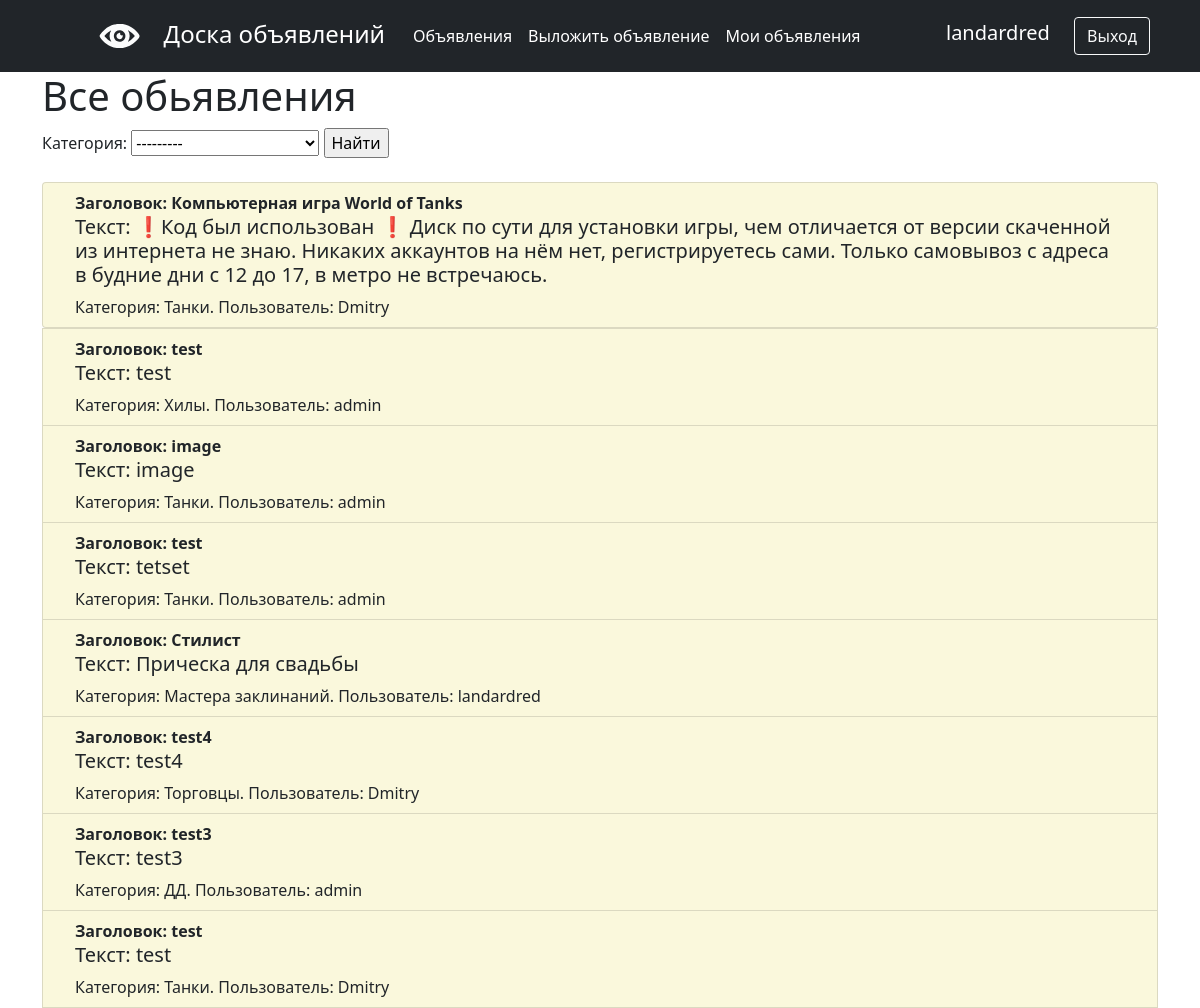
Page /adv/ (signed in) on the committed database.
### main/models.py (models this page shows, shortened)
class Category(models.Model):
    category = models.CharField(max_length=255, unique=True)
    def __str__(self):
        return f'{self.category}'

class Advertisement(models.Model):
    header = models.CharField(max_length=255)
    text = models.TextField()
    video_link = models.TextField(null=True, blank=True)
    category = models.ForeignKey(Category, on_delete=models.CASCADE, verbose_name='Категория')
    time_create = models.DateTimeField(auto_now_add=True)
    user = models.ForeignKey(User, on_delete=models.CASCADE, related_name='advertisement_user')
    image = models.ImageField(upload_to='images/', null=True, blank=True)

### main/views.py (the view, shortened to what this page needs)
# urls.py: path('', AdvList.as_view()),
class AdvList(ListView):
    model = Advertisement
    template_name = 'advertisements.html'
    context_object_name = 'advs'
    queryset = Advertisement.objects.order_by('-time_create')
    def get_context_data(self, **kwargs):
        context = super().get_context_data(**kwargs)
        context['filter'] = AdvFilter(self.request.GET, queryset=self.get_queryset())
        check_valid(self)
        return context

### main/views.py (called while the page is built)
def check_valid(self):
    print('post')
    if self.request.user.is_authenticated:
        if not UserCode.objects.filter(user_id=self.request.user).values('valid')[0]['valid']:
            print('da!!')
            self.request.user.delete()
    return redirect('/adv/')

### templates/advertisements.html (shortened to what this page needs)
{% extends 'flatpages/default.html' %}
{% block content %}
<h1>Все обьявления</h1>
<form method="GET">
    {{ filter.form }}
    <input type="submit" value="Найти">
</form>
<ul class="list-group mt-4">
    {% if advs %}
    {% for adv in filter.qs %}
    <a href="{% url 'adv_detail' adv.id %}" class="list-group-item list-group-item-action">
        <b>Заголовок: {{ adv.header }}</b>
        <h5>Текст: {{ adv.text }}</h5>
        <h7>Категория: {{ adv.category }}.</h7>
        <span>Пользователь: {{ adv.user }}</span>
    </a>
</ul>
{% endfor %}
{% else %}
<p>Обьявлений нет</p>
{% endif %}
{% endblock content %}

### templates/flatpages/default.html (shortened to what this page needs)
<!DOCTYPE html>
<html lang="en">
<head>
    {% load static %}
    <link href="{% static 'css/styles.css' %}" rel="stylesheet"/>
</head>
<body>
<header class="p-3 bg-dark text-white">
    <div class="container">
        <div class="d-flex flex-wrap align-items-center justify-content-center justify-content-lg-start">
            <ul class="nav col-12 col-lg-auto me-lg-auto mb-2 justify-content-center mb-md-0">
                <img class="navbar-brand " src="{% static 'img/logo.svg' %}" alt="logo">
                <span class="fs-4">Доска объявлений</span>
                <li><a href="/adv/" class="nav-link px-2 text-white">Объявления</a></li>
                <li><a href="{% url 'adv_create' %}" class="nav-link px-2 text-white">Выложить объявление</a></li>
                {% if request.user.is_authenticated %}
                <li><a href="{% url 'account' %}" class="nav-link px-2 text-white">Мои объявления</a></li>
                {% endif %}
            </ul>
            <div class="text-end">
                {% if not request.user.is_authenticated %}
                <a href="{% url 'login' %}" class="btn btn-outline-light me-2" role="button">Вход</a>
                <a href="{% url 'register' %}" class="btn btn-warning" role="button">Регистрация</a>
                {% else %}
                <span class="fs-5">{{ user.username }}</span>
                <a href="{% url 'logout' %}" class="btn btn-outline-light me-2" role="button">Выход</a>
                {% endif %}
            </div>
        </div>
    </div>
</header>
<div class="container">
    {% block content %}
    {% endblock content %}
</div>
</body>
</html>

### rows in the picture
Category: category "---------"
Advertisement: header "Компьютерная игра World of Tanks", text "❗️Код был использован ❗️ Диск по сути для установки игры, чем отличается от версии скаченной из интернета не знаю. Никаких аккаунтов на нём нет, регистрируетесь сами. Только самовывоз с адреса в будние дни с 12 до 17, в метро не встречаюсь.", category "Танки", user "Dmitry"
Advertisement: header "test", text "test", category "Хилы", user "admin"
Advertisement: header "image", text "image", category "Танки", user "admin"
Advertisement: header "test", text "tetset", category "Танки", user "admin"
Advertisement: header "Стилист", text "Прическа для свадьбы", category "Мастера заклинаний", user "landardred"
Advertisement: header "test4", text "test4", category "Торговцы", user "Dmitry"
Advertisement: header "test3", text "test3", category "ДД", user "admin"
Advertisement: header "test", text "test", category "Танки", user "Dmitry"

### other values in the picture
{{ user.username }} "landardred"
